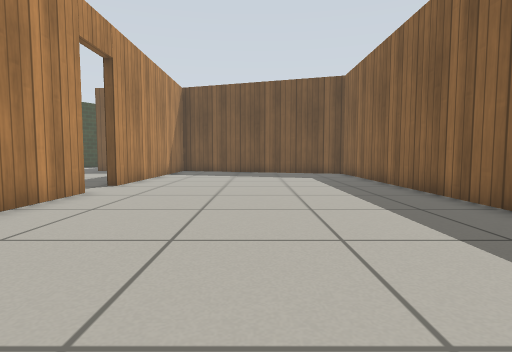
View 1 (above)

18 first-person views from a walk through a robot-simulator world made for Gazebo. The camera is 0.5 m above the floor, tilts 4° down and sees 80° across. The floor is counted in squares, 0.5 m on a side. Each view is taken from the middle of a square. On the plan, view 1 faces up. The plan holds only what a view shows up to about 12 squares ahead; the rest is blank. Simple patterns stand in for the simulator's built-in surfaces.

View 2
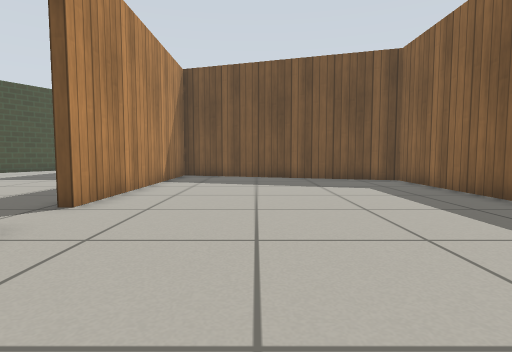

View 3
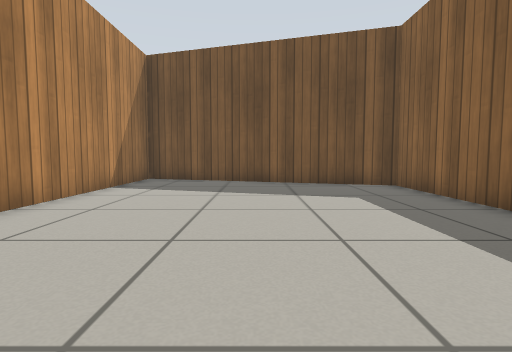

View 4
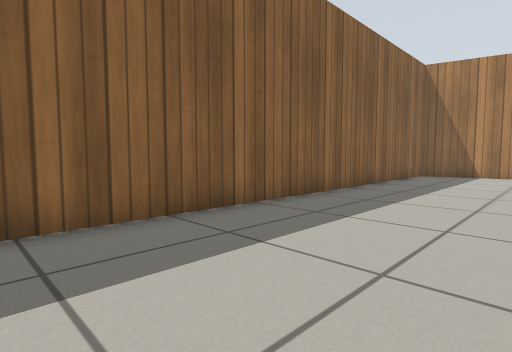

View 5
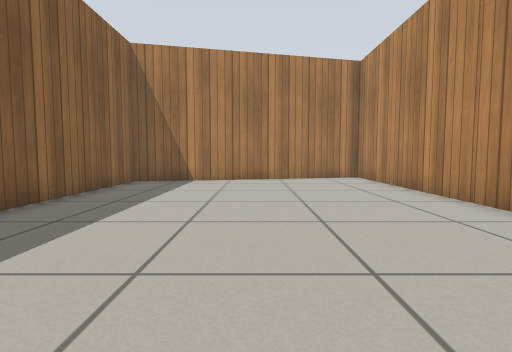

View 6
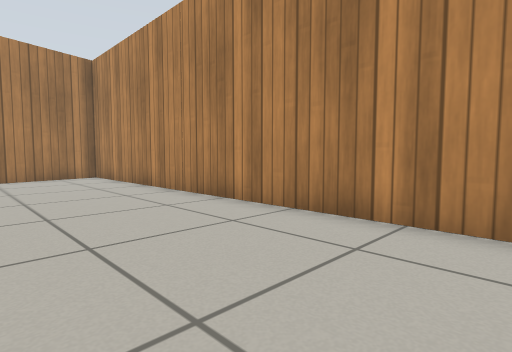

View 7
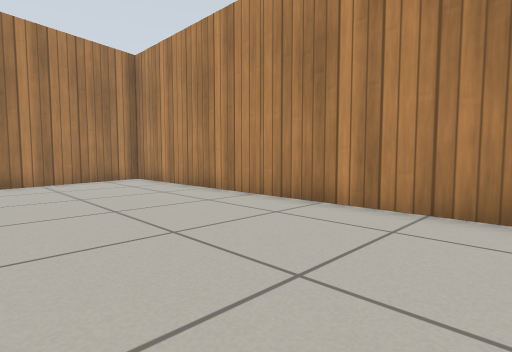

View 8
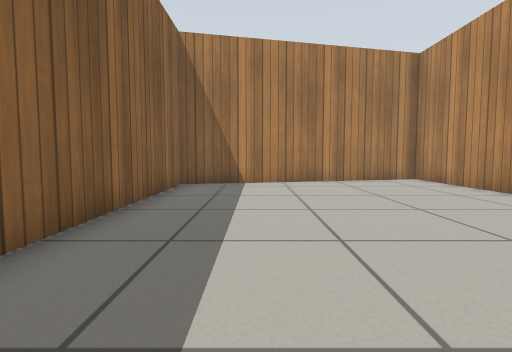

View 9
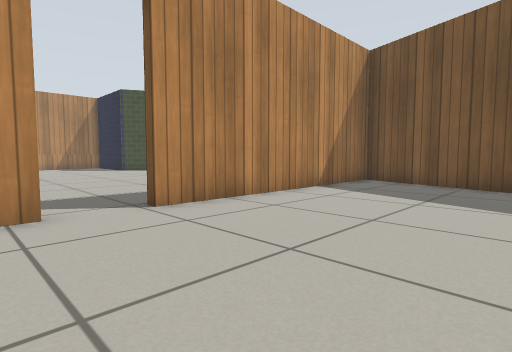

View 10
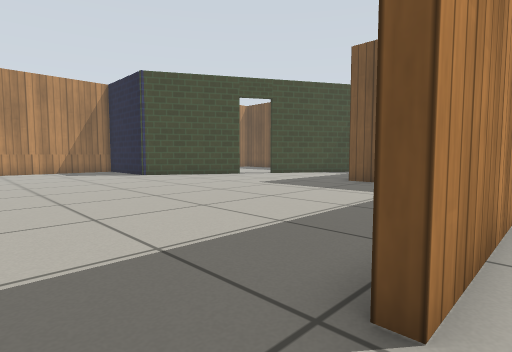

View 11
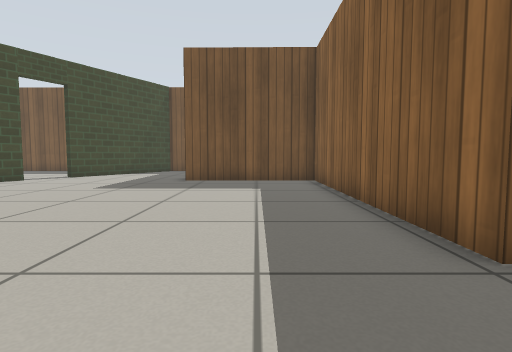

View 12
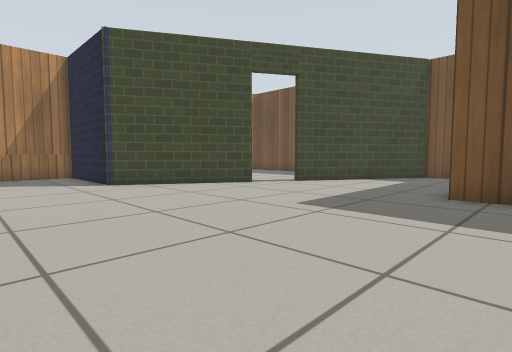

View 13
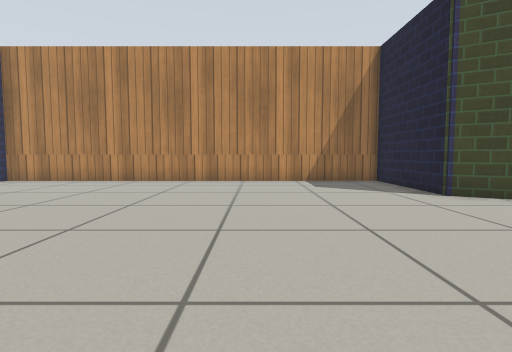

View 14
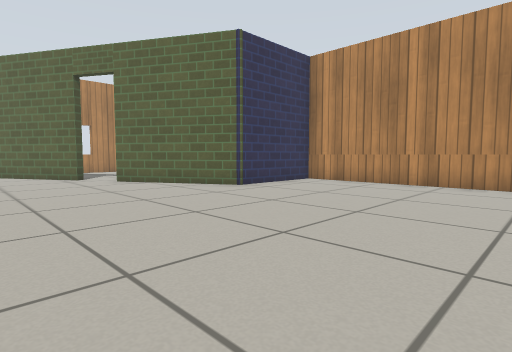

View 15
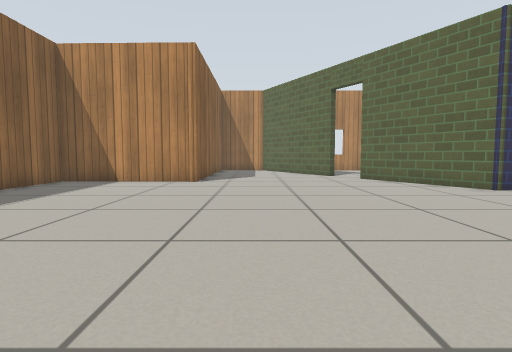

View 16
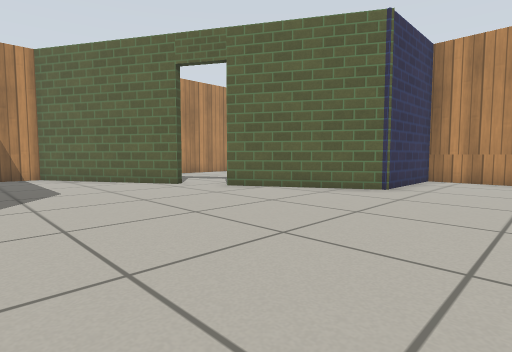

View 17
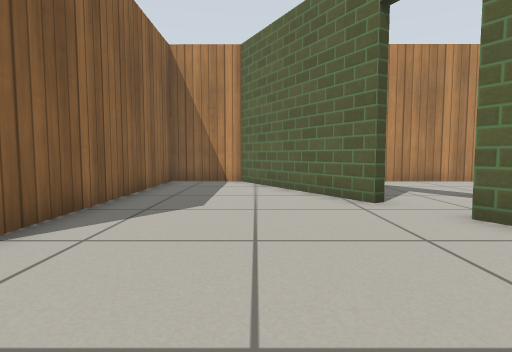

View 18
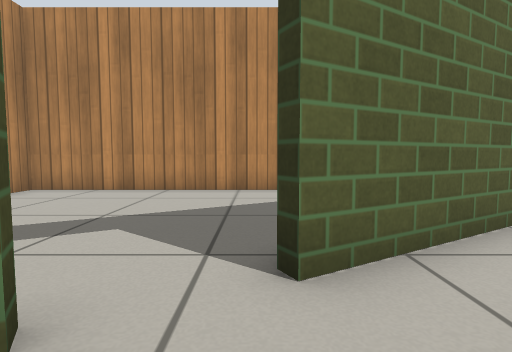

### Floor plan
Ten units are one square. View 1 is at (0, 0); x grows to the right and y downward. Boxes are objects, and circles mark ways between rooms. Rooms are numbered by the first view taken in them; rooms with no view inside come last. Other rooms are left out.
<svg viewBox="-231 -230 281 339">
<path fill="none" stroke="#000" d="M-45 -80 -45 93M-41 93 45 72 45 -158 -44 -186 -45 -97M-48 -97 -47 -187 -98 -187M-160 -188 -184 -146 -226 -146 -226 -5 -188 -5 -163 37M-155 51 -125 104 -98 104 -98 22 -48 23 -48 -5M-138 -225 -151 -203"/>
<circle cx="-50" cy="-85" r="3" fill="#2a7"/>
<text x="0" y="-40">1</text>
<text x="-130" y="-80">2</text>
</svg>
Room 1 opens to room 2.

Where each view was taken, in squares from view 1:
view 1: 0 up, 0 right, facing up
view 2: 4 up, 1 left, facing up
view 3: 6 up, 0 right, facing up
view 4: 8 up, 0 right, facing down-right
view 5: 4 up, 0 right, facing down
view 6: 5 up, 0 right, facing down-left
view 7: 3 up, 1 right, facing down-left
view 8: 3 up, 2 right, facing down
view 9: 7 up, 1 right, facing up-left
view 10: 8 up, 4 left, facing up-left
view 11: 7 up, 7 left, facing up
view 12: 11 up, 8 left, facing up-left
view 13: 10 up, 11 left, facing left
view 14: 8 up, 12 left, facing down-left
view 15: 9 up, 12 left, facing down
view 16: 4 up, 10 left, facing down-left
view 17: 1 up, 13 left, facing down
view 18: 4 down, 14 left, facing left
